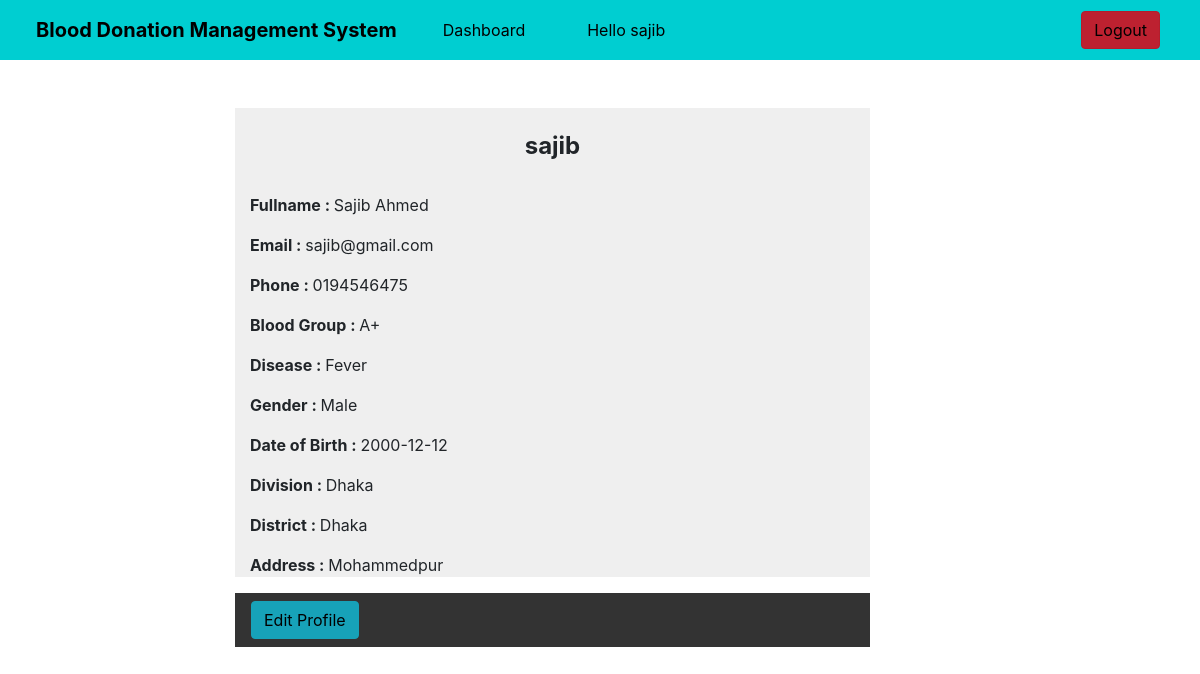
The page /patient_profile/ (signed in) on the database its author committed.
### home/models.py (models this page shows, shortened)
class Patient(models.Model):
    patient = models.OneToOneField(User, on_delete=models.CASCADE, blank=True, null=True)
    date_of_birth = models.CharField(max_length=100)
    phone = models.CharField(max_length=10)
    division = models.CharField(max_length=100)
    dist = models.CharField(max_length=100)
    address = models.TextField(max_length=500, default="")
    blood_group = models.ForeignKey(BloodGroup, on_delete=models.CASCADE)
    disease=models.CharField(max_length=200)
    gender = models.CharField(max_length=10)

class BloodGroup(models.Model):
    name = models.CharField(max_length=5)
    def __str__(self):
        return self.name

### home/views.py (the view)
# urls.py: path('patient_profile/', views.Patient_profile, name='patient_profile'),
def Patient_profile(request):
    patient_profile = Patient.objects.get(patient=request.user)
    return render(request, "patient_profile.html", {'patient_profile':patient_profile})

### home/templates/patient_profile.html (shortened to what this page needs)
<!DOCTYPE html>
<html lang="en">
<head>
    <link rel="stylesheet" href="https://stackpath.bootstrapcdn.com/bootstrap/4.5.0/css/bootstrap.min.css"
>
</head>
<body>
<nav class="navbar navbar-expand-lg navbar-dark sticky-top navbar-shadow">
    <a class="navbar-brand" style="color:black; margin:2px 0px 2px 20px"><strong>Blood Donation Management System</strong> </a>
    <a class="nav-item nav-link active" href="/patient_view/" style="color:black;margin:2px 0px 2px 30px">Dashboard</a>
    <a href="#" class="nav-item nav-link active" style="color:black;margin:2px 0px 2px 30px">Hello {{request.user}}</a>
    <a class="btn nav-btn btn-danger active " href="/logout/" style="color:black;margin:2px 0px 2px 400px">Logout</a>
</nav><br><br>
<div class="container">
    <div class="row">
           <div class="col-md-2"></div>
           <div class="col-md-7" >
               <div class="container-fluid" style="background-color: #1111"><br>
                   <h4 class="text-center"><strong>{{user}}</strong></h4><br>
                    <p> <strong>Fullname : </strong>{{user.get_full_name}}</p>
                    <p><strong>Email :  </strong>{{user.email}}</p>
                    <p><strong>Phone :  </strong>{{patient_profile.phone}}</p>
                    <p><strong>Blood Group : </strong>{{patient_profile.blood_group}}</p>
                    <p><strong>Disease :  </strong>{{patient_profile.disease}}</p>
                    <p><strong>Gender :  </strong>{{patient_profile.gender}}</p>
                    <p><strong>Date of Birth : </strong>{{patient_profile.date_of_birth}}</p>
                    <p><strong>Division : </strong> {{patient_profile.division}}</p>
                    <p><strong>District : </strong> {{patient_profile.dist}}</p>
                    <p><strong>Address : </strong> {{patient_profile.address}}</p>
                </div>
                <nav class="navbar navbar-expand-lg bg-body-tertiary" style="background-color: #333">
                    <ul class="nav navbar-nav">
                        <li><a href="/patient_edit_profile/" class="btn btn-info navbar-btn" style="color:black">Edit Profile</a></li>
                    </ul>
                </nav>
            </div>
        </div>
    </div>
</body>
</html>

### home/templates/patient_profile.html (style rules this page uses)
.navbar { background-color: #00CED1; }
body { background-color:; }

### rows shown on the page
Patient: phone "0194546475", blood_group "A+", disease "Fever", gender "Male", date_of_birth "2000-12-12", division "Dhaka", dist "Dhaka", address "Mohammedpur"

### other values the page prints
{{ request.user }} "sajib"
{{ user }} "sajib"
{{ user.get_full_name }} "Sajib Ahmed"
{{ user.email }} "sajib@gmail.com"
